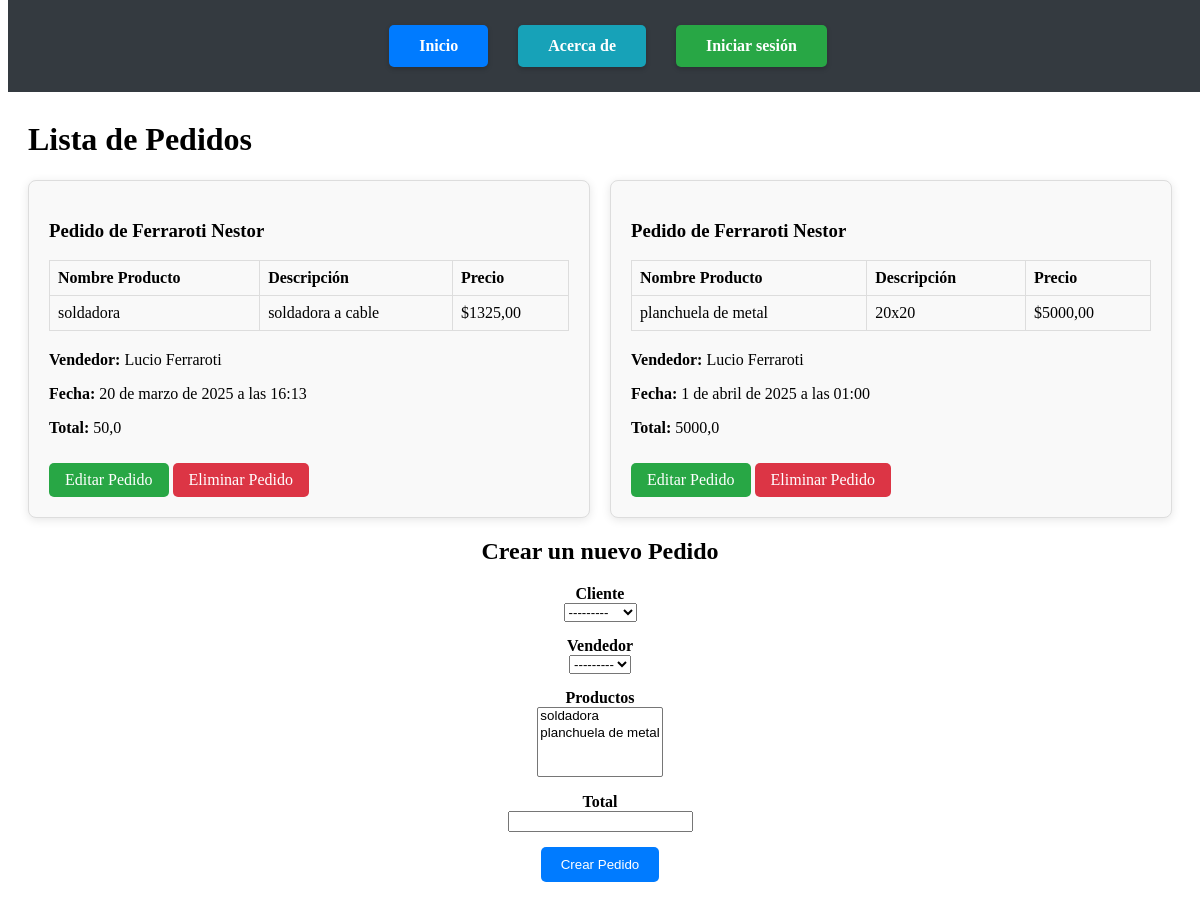
The app's page /pedidos/list/, older data.
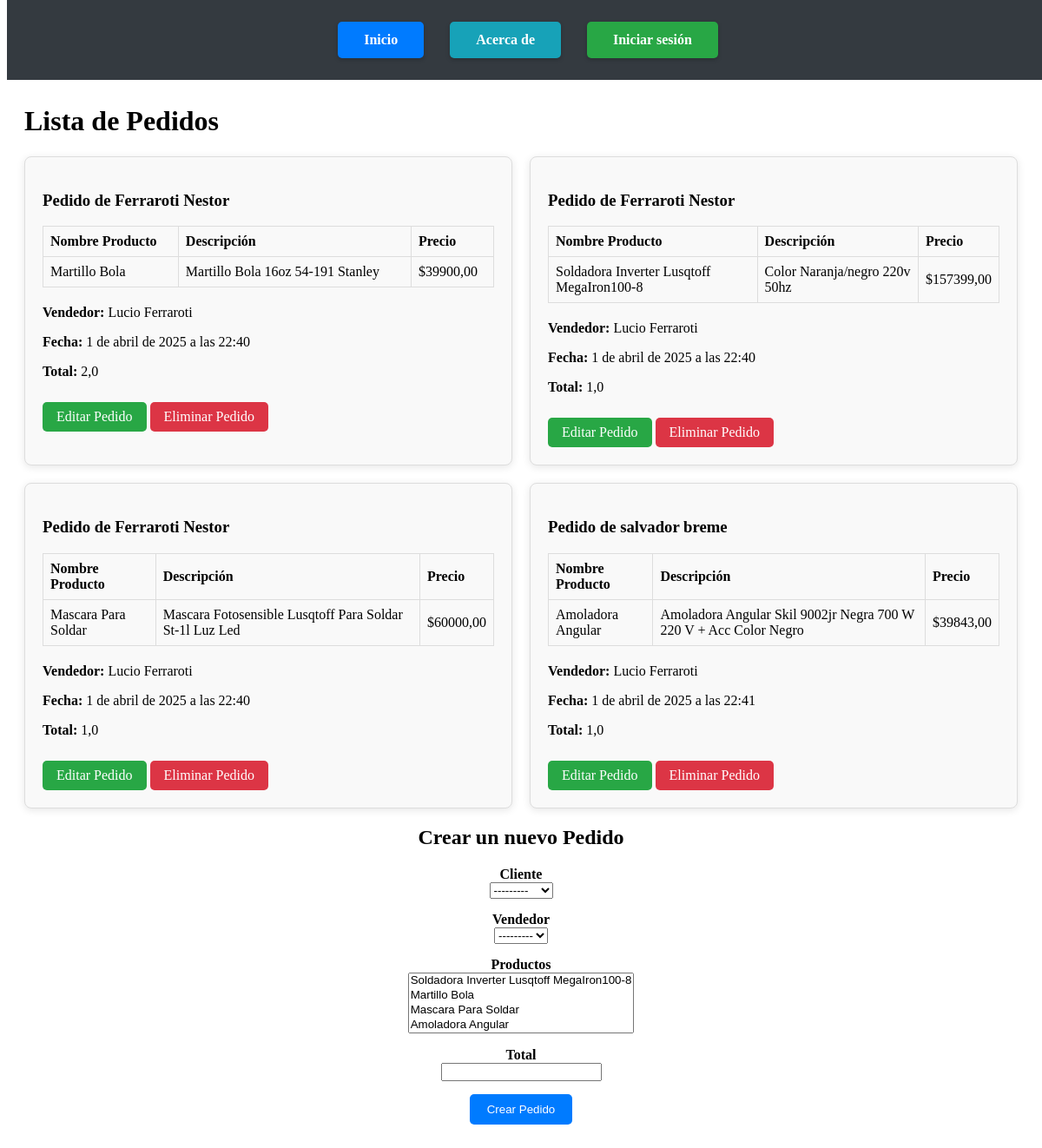
The same page, newer data.
### herreria/models.py (models this page shows, shortened)
class pedido (models.Model):
    cliente = models.ForeignKey('herreria.cliente', on_delete=models.CASCADE)
    vendedor = models.ForeignKey('herreria.vendedor', on_delete=models.CASCADE)
    productos = models.ManyToManyField('herreria.producto')
    fecha = models.DateTimeField(auto_now_add=True)
    total = models.FloatField()

class cliente(models.Model):
    nombre = models.CharField(max_length=50)
    apellido = models.CharField(max_length=50)
    email = models.EmailField(max_length=254, blank=True)
    def __str__(self):
        return self.nombre

class producto(models.Model):
    nombre = models.CharField(max_length=50, unique=True, blank=False,)
    imagen = models.ImageField(upload_to='productos/', null=True, blank=True)
    descripcion = models.TextField()
    precio = models.DecimalField(max_digits=10, decimal_places=2)
    stock = models.PositiveBigIntegerField()
    def __str__(self):
        return self.nombre

class vendedor(models.Model):
    nombre = models.CharField(max_length=50)
    apellido = models.CharField(max_length=50)
    def __str__(self):
        return self.nombre

### herreria/views.py (the view)
# urls.py: path('pedidos/list/', views.pedidos_list, name='listar_pedidos'),
def pedidos_list(request):
    if request.method == 'POST':
        form = forms.PedidoForm(request.POST)
        if form.is_valid():
            form.save()
            return redirect('listar_pedidos')
    else:
        form = forms.PedidoForm()
    pedidos = pedido.objects.all()
    return render(request, 'herreria/pedidos_list.html', {'pedidos': pedidos, 'form': form})

### herreria/forms.py
class PedidoForm(forms.ModelForm):
    class Meta:
        model = models.pedido
        fields = '__all__'

### herreria/templates/herreria/pedidos_list.html (shortened to what this page needs)
{% extends 'herreria/base.html' %}
{% block content %}
    <div class="container mt-4">
        <h1>Lista de Pedidos</h1>
        <div style="display: flex; flex-wrap: wrap; gap: 20px;">
            {% for pedido in pedidos %}
                <div style="flex: 1 1 calc(33.33% - 20px); padding: 20px; border: 1px solid #ddd; background-color: #f9f9f9; border-radius: 8px; box-shadow: 0 2px 10px rgba(0, 0, 0, 0.1);">
                    <h3>Pedido de {{ pedido.cliente.nombre }} {{ pedido.cliente.apellido }}</h3>
                    <table style="width: 100%; border-collapse: collapse; margin-bottom: 20px;">
                        <thead>
                            <tr>
                                <th style="border: 1px solid #ddd; padding: 8px; text-align: left;">Nombre Producto</th>
                                <th style="border: 1px solid #ddd; padding: 8px; text-align: left;">Descripción</th>
                                <th style="border: 1px solid #ddd; padding: 8px; text-align: left;">Precio</th>
                            </tr>
                        </thead>
                        <tbody>
                            {% for producto in pedido.productos.all %}
                                <tr>
                                    <td style="border: 1px solid #ddd; padding: 8px;">{{ producto.nombre }}</td>
                                    <td style="border: 1px solid #ddd; padding: 8px;">{{ producto.descripcion }}</td>
                                    <td style="border: 1px solid #ddd; padding: 8px;">${{ producto.precio }}</td>
                                </tr>
                            {% empty %}
                                <tr>
                                    <td colspan="3" style="border: 1px solid #ddd; padding: 8px; text-align: center;">No hay productos para este pedido</td>
                                </tr>
                            {% endfor %}
                        </tbody>
                    </table>
                    <p><strong>Vendedor:</strong> {{ pedido.vendedor.nombre }} {{ pedido.vendedor.apellido }}</p>
                    <p><strong>Fecha:</strong> {{ pedido.fecha }}</p>
                    <p><strong>Total:</strong> {{ pedido.total }}</p>
                    <a href="{% url 'pedido_update' pedido.pk %}" style="padding: 8px 16px; background-color: #28a745; color: white; text-decoration: none; border-radius: 5px; display: inline-block; margin-top: 10px;">Editar Pedido</a>
                    <a href="{% url 'pedido_delete' pedido.pk %}" style="padding: 8px 16px; background-color: #dc3545; color: white; text-decoration: none; border-radius: 5px; display: inline-block; margin-top: 10px;">Eliminar Pedido</a>
                </div>
            {% empty %}
                <p>No hay pedidos disponibles.</p>
            {% endfor %}
        </div>
        <h2 align="center">Crear un nuevo Pedido</h2>
        <form method="post" align="center">
            <div style="margin-bottom: 15px;">
                <label for="cliente" style="font-weight: bold; display: block;">Cliente</label>
                {{ form.cliente }}
            </div>
            <div style="margin-bottom: 15px;">
                <label for="vendedor" style="font-weight: bold; display: block;">Vendedor</label>
                {{ form.vendedor }}
            </div>
            <div style="margin-bottom: 15px;">
                <label for="productos" style="font-weight: bold; display: block;">Productos</label>
                {{ form.productos }}
            </div>
            <div style="margin-bottom: 15px;">
                <label for="total" style="font-weight: bold; display: block;">Total</label>
                {{ form.total }}
            </div>
            <button type="submit" style="padding: 10px 20px; background-color: #007bff; color: white; border: none; border-radius: 5px; cursor: pointer;">
                Crear Pedido
            </button>
        </form>
    </div>
{% endblock %}

### herreria/templates/herreria/base.html (shortened to what this page needs)
<!DOCTYPE html>
<html lang="es">
<head>
</head>
<body>
    <div style="background-color: #343a40; padding: 25px 0; position: fixed; top: 0; width: 100vw; z-index: 1000;">
        <div style="display: flex; justify-content: center; gap: 30px; max-width: 1200px; margin: 0 auto;">
            <a href="{% url 'inicio' %}"
               style="color: white; text-decoration: none; padding: 12px 30px; background-color: #007bff; border-radius: 5px; font-weight: bold; box-shadow: 0 2px 5px rgba(0, 0, 0, 0.2);">
                Inicio
            </a>
            <a href="{% url 'about' %}"
               style="color: white; text-decoration: none; padding: 12px 30px; background-color: #17a2b8; border-radius: 5px; font-weight: bold; box-shadow: 0 2px 5px rgba(0, 0, 0, 0.2);">
                Acerca de
            </a>
            {% if user.is_authenticated %}
                <a href="{% url 'listar_productos' %}"
                   style="color: white; text-decoration: none; padding: 12px 30px; background-color: #28a745; border-radius: 5px; font-weight: bold; box-shadow: 0 2px 5px rgba(0, 0, 0, 0.2);">
                    Productos
                </a>
                <a href="{% url 'listar_pedidos' %}"
                   style="color: white; text-decoration: none; padding: 12px 30px; background-color: #96661a; border-radius: 5px; font-weight: bold; box-shadow: 0 2px 5px rgba(0, 0, 0, 0.2);">
                    Pedidos
                </a>
                <form method="POST" action="{% url 'logout' %}" style="display: inline;">
                    {% csrf_token %}
                    <button type="submit"
                            style="background-color: #ff0000; border: none; color: white; padding: 12px 30px; border-radius: 5px; font-weight: bold; cursor: pointer;">
                        Cerrar sesión
                    </button>
                </form>
            {% else %}
                <a href="{% url 'login' %}"
                   style="color: white; text-decoration: none; padding: 12px 30px; background-color: #28a745; border-radius: 5px; font-weight: bold; box-shadow: 0 2px 5px rgba(0, 0, 0, 0.2);">
                    Iniciar sesión
                </a>
            {% endif %}
        </div>
    </div>
    <div style="margin-top: 80px; padding: 20px;">
        {% block content %}
        {% endblock %}
    </div>
</body>
</html>

Row changes from the older to the newer data that the page shows:
removed pedido: cliente.nombre "Ferraroti", cliente.apellido "Nestor", vendedor.nombre "Lucio", vendedor.apellido "Ferraroti", fecha "20 de marzo de 2025 a las 16:13", total "50,0"
removed producto: nombre "soldadora", descripcion "soldadora a cable", precio "1325,00", shown under "Ferraroti"
removed pedido: cliente.nombre "Ferraroti", cliente.apellido "Nestor", vendedor.nombre "Lucio", vendedor.apellido "Ferraroti", fecha "1 de abril de 2025 a las 01:00", total "5000,0"
removed producto: nombre "planchuela de metal", descripcion "20x20", precio "5000,00", shown under "Ferraroti"
added pedido: cliente.nombre "Ferraroti", cliente.apellido "Nestor", vendedor.nombre "Lucio", vendedor.apellido "Ferraroti", fecha "1 de abril de 2025 a las 22:40", total "2,0"
added producto: nombre "Martillo Bola", descripcion "Martillo Bola 16oz 54-191 Stanley", precio "39900,00", shown under "Ferraroti"
added pedido: cliente.nombre "Ferraroti", cliente.apellido "Nestor", vendedor.nombre "Lucio", vendedor.apellido "Ferraroti", fecha "1 de abril de 2025 a las 22:40", total "1,0"
added producto: nombre "Soldadora Inverter Lusqtoff MegaIron100-8", descripcion "Color Naranja/negro 220v 50hz", precio "157399,00", shown under "Ferraroti"
added pedido: cliente.nombre "Ferraroti", cliente.apellido "Nestor", vendedor.nombre "Lucio", vendedor.apellido "Ferraroti", fecha "1 de abril de 2025 a las 22:40", total "1,0"
added producto: nombre "Mascara Para Soldar", descripcion "Mascara Fotosensible Lusqtoff Para Soldar St-1l Luz Led", precio "60000,00", shown under "Ferraroti"
added pedido: cliente.nombre "salvador", cliente.apellido "breme", vendedor.nombre "Lucio", vendedor.apellido "Ferraroti", fecha "1 de abril de 2025 a las 22:41", total "1,0"
added producto: nombre "Amoladora Angular", descripcion "Amoladora Angular Skil 9002jr Negra 700 W 220 V + Acc Color Negro", precio "39843,00", shown under "salvador"
Text that changed along with them:
form field productos: "soldadora / planchuela de metal" → "Soldadora Inverter Lusqtoff MegaIron100-8 / Martillo Bola / Mascara Para Soldar / Amoladora Angular"
